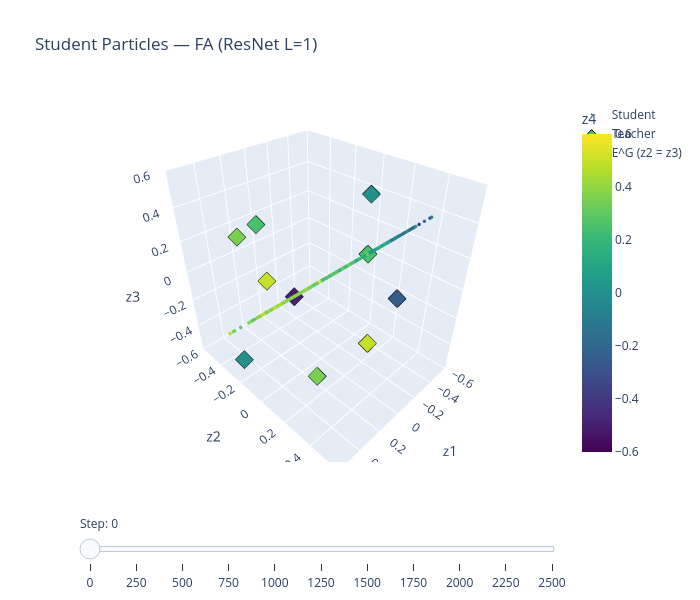

The code cell stored with this chart in its notebook:
### Code cell
plot_particles_3d(h_fa, teacher, "Student Particles — FA (ResNet L=1)")

### Figure 1 — Plotly figure (JSON) as saved in the notebook; plotly's stock layout.template omitted (floating-point values rounded to 4 significant figures; data arrays with more than 128 entries replaced by an {"elided": "..."} marker saying what was removed)
{"data": [{"marker": {"cmax": 0.6, "cmin": -0.6, "color": {"elided": "2500 float values"}, "colorbar": {"title": {"text": "z4"}}, "colorscale": [[0, "#440154"], [0.1111, "#482878"], [0.2222, "#3e4989"], [0.3333, "#31688e"], [0.4444, "#26828e"], [0.5556, "#1f9e89"], [0.6667, "#35b779"], [0.7778, "#6ece58"], [0.8889, "#b5de2b"], [1, "#fde725"]], "size": 2}, "mode": "markers", "name": "Student", "type": "scatter3d", "x": {"elided": "2500 float values"}, "y": {"elided": "2500 float values"}, "z": {"elided": "2500 float values"}}, {"marker": {"cmax": 0.6, "cmin": -0.6, "color": [0.25, 0.5, 0.0, 0.5, 0.35, -0.5, 0.25, -0.25, 0.0, 0.35], "colorscale": [[0, "#440154"], [0.1111, "#482878"], [0.2222, "#3e4989"], [0.3333, "#31688e"], [0.4444, "#26828e"], [0.5556, "#1f9e89"], [0.6667, "#35b779"], [0.7778, "#6ece58"], [0.8889, "#b5de2b"], [1, "#fde725"]], "line": {"color": "black", "width": 1}, "size": 6, "symbol": "diamond"}, "mode": "markers", "name": "Teacher", "type": "scatter3d", "x": [-0.5, 0.25, -0.25, 0.0, 0.35, 0.25, 0.5, 0.0, 0.5, 0.35], "y": [0.0, 0.5, 0.15, -0.5, -0.35, 0.0, 0.0, 0.5, -0.25, 0.25], "z": [0.0, 0.0, 0.5, -0.25, 0.25, 0.0, 0.5, 0.15, -0.5, -0.35]}, {"cmax": 0.6, "cmin": -0.6, "colorscale": [[0, "#440154"], [0.1111, "#482878"], [0.2222, "#3e4989"], [0.3333, "#31688e"], [0.4444, "#26828e"], [0.5556, "#1f9e89"], [0.6667, "#35b779"], [0.7778, "#6ece58"], [0.8889, "#b5de2b"], [1, "#fde725"]], "hoverinfo": "name", "i": [0, 0], "intensity": [-0.6, 0.6, 0.6, -0.6], "j": [1, 2], "k": [2, 3], "name": "E^G (z2 = z3)", "opacity": 0.35, "showlegend": true, "showscale": false, "type": "mesh3d", "x": [-0.6, 0.6, 0.6, -0.6], "y": [-0.6, -0.6, 0.6, 0.6], "z": [-0.6, -0.6, 0.6, 0.6]}], "layout": {"height": 600, "scene": {"xaxis": {"range": [-0.6, 0.6], "title": {"text": "z1"}}, "yaxis": {"range": [-0.6, 0.6], "title": {"text": "z2"}}, "zaxis": {"range": [-0.6, 0.6], "title": {"text": "z3"}}}, "sliders": [{"active": 0, "currentvalue": {"prefix": "Step: "}, "pad": {"t": 50}, "steps": [{"args": [["0"], {"frame": {"duration": 0, "redraw": true}, "mode": "immediate", "transition": {"duration": 0}}], "label": "0", "method": "animate"}, {"args": [["250"], {"frame": {"duration": 0, "redraw": true}, "mode": "immediate", "transition": {"duration": 0}}], "label": "250", "method": "animate"}, {"args": [["500"], {"frame": {"duration": 0, "redraw": true}, "mode": "immediate", "transition": {"duration": 0}}], "label": "500", "method": "animate"}, {"args": [["750"], {"frame": {"duration": 0, "redraw": true}, "mode": "immediate", "transition": {"duration": 0}}], "label": "750", "method": "animate"}, {"args": [["1000"], {"frame": {"duration": 0, "redraw": true}, "mode": "immediate", "transition": {"duration": 0}}], "label": "1000", "method": "animate"}, {"args": [["1250"], {"frame": {"duration": 0, "redraw": true}, "mode": "immediate", "transition": {"duration": 0}}], "label": "1250", "method": "animate"}, {"args": [["1500"], {"frame": {"duration": 0, "redraw": true}, "mode": "immediate", "transition": {"duration": 0}}], "label": "1500", "method": "animate"}, {"args": [["1750"], {"frame": {"duration": 0, "redraw": true}, "mode": "immediate", "transition": {"duration": 0}}], "label": "1750", "method": "animate"}, {"args": [["2000"], {"frame": {"duration": 0, "redraw": true}, "mode": "immediate", "transition": {"duration": 0}}], "label": "2000", "method": "animate"}, {"args": [["2250"], {"frame": {"duration": 0, "redraw": true}, "mode": "immediate", "transition": {"duration": 0}}], "label": "2250", "method": "animate"}, {"args": [["2500"], {"frame": {"duration": 0, "redraw": true}, "mode": "immediate", "transition": {"duration": 0}}], "label": "2500", "method": "animate"}]}], "title": {"text": "Student Particles — FA (ResNet L=1)"}, "width": 700}}
